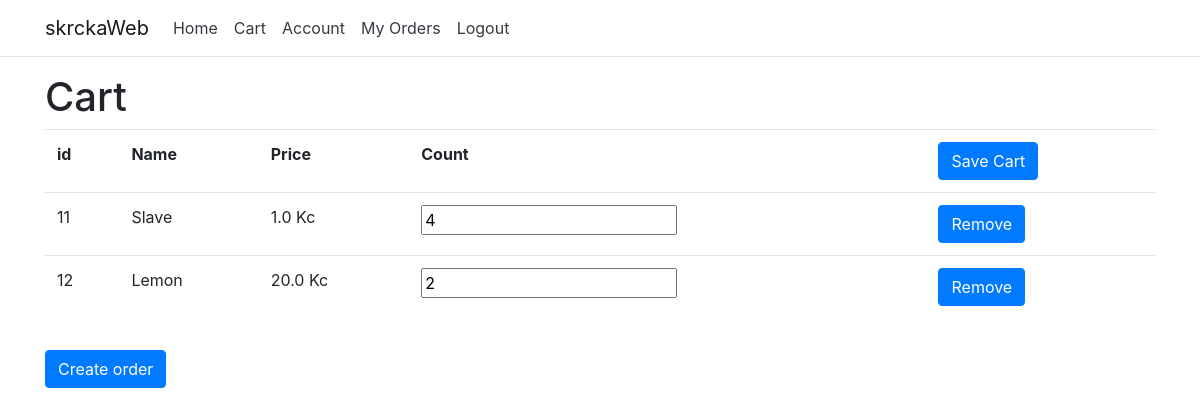
/shop/cart (signed in), run on the app's committed database.
### shop/models.py (models this page shows)
class CartItem(models.Model):
    user = models.ForeignKey(get_user_model(), on_delete=models.CASCADE, default=0)
    product = models.ForeignKey(Product, on_delete=models.CASCADE, default=0)
    count = models.IntegerField(default=0)

class Product(models.Model):
    name = models.CharField(max_length=255)
    price = models.FloatField()
    stock = models.IntegerField()
    image_url = models.CharField(max_length=2083)

### shop/views.py (the view)
# urls.py: path('cart', views.cart, name='cart'),
@login_required
def cart(request):
    if request.method == 'POST':
        form = CartItemFormSet(request.POST)
        if form.is_valid():
            form.save()
    else:
        form = CartItemFormSet(queryset=CartItem.objects.filter(user_id=request.user.id))
    return render(request, 'cart.html',
                    {'form': form})

### shop/templates/cart.html (shortened to what this page needs)
{% extends 'base.html' %}
{% block content %}
    <h1>Cart</h1>
    <form method="post" enctype="multipart/form-data" action="{% url 'cart' %}">
    <div class="pb-3">
    <table class="table">
        <tr>
            <th>id</th>
            <th>Name</th>
            <th>Price</th>
            <th>Count</th>
            <th><input class="btn btn-primary" type="submit" value="Save Cart"></th>
        </tr>
        {% for item in form %}
            <tr>
                <td>{{ item.instance.id }}</td>
                <td>{{ item.instance.product.name }}</td>
                <td>{{ item.instance.product.price }} Kc</td>
                <td>{{ item.count }}</td>
                <td><a class="btn btn-primary" href="{% url 'cart_remove' item.instance.id %}">Remove</a></td>
            </tr>
        {% endfor %}
    </table>
    </form>
</div>
    <a class="btn btn-primary" href="{% url 'order_new' %}">Create order</a>
{% endblock %}

### data on the page
CartItem: instance.id "11", instance.product.name "Slave", instance.product.price "1.0"
CartItem: instance.id "12", instance.product.name "Lemon", instance.product.price "20.0"
